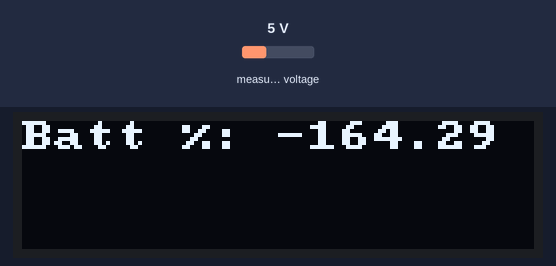
Simulated run of this program. Board: ESP32 board running MicroPython. Shown: 128×32 one-colour display. Inputs (shaded band) come from the test bench; at power-on: measured voltage 5 V. Library files of the repository ran but are not shown: SSD1306.py.

Above: at 0.1 s.

The program:

main.py
```python
from machine import I2C, Pin, Timer
from SSD1306 import SSD1306
from INA219BIDR import INA219BIDR
import time


class Robot:
    def __init__(self):
        self.i2c = I2C(0, scl=Pin(33), sda=Pin(32), freq=400000)
        self.screen = SSD1306(self.i2c)
        self.power_monitor = INA219BIDR(self.i2c)
        self.battery_charge_level()
        self.initialize_screen_updates_timer()
        # self.motors = MotorControl()


    def initialize_screen_updates_timer(self):
        screen_timer = Timer(1)
        screen_timer.init(period=30000, mode=Timer.PERIODIC, callback=self.display_refresh)

    def display_refresh(self, timer):
        self.battery_charge_level()

    def battery_charge_level(self):
        current_batt_v = self.power_monitor.get_battery_charge()
        # self.screen.write_text(f'Batt V: {current_batt_v[0]}', 0)
        self.screen.write_text(f'Batt %: {current_batt_v[1]}', 0)

    def test_run(self):
        self.motors.set_motors_direction('left', 'forward')
        self.motors.set_motors_direction('right', 'forward')
        self.motors.set_motors_pwm('left', 150)
        self.motors.set_motors_pwm('right', 150)
        time.sleep(15)
        self.motors.stop_all_motors()


al_jazari = Robot()
# al_jazari.test_run()
# al_jazari.motors.test_run()
```

INA219BIDR.py
```python
from machine import I2C, Pin
import time

class INA219BIDR:
    POWER_MONITOR_I2C_ADDR = 0x42 # I2C address of the power monitor IC
    BUS_VOLTAGE_REG = 0x02 # bus voltage measurement register address
    BATT_EMPTY_VOLT = 9.6
    BATT_FULL_VOLT = 12.4

    def __init__(self, i2c):
        self.i2c = i2c
        self.battery_readings = []
        self.window_size = 10

    def get_battery_charge(self):
        voltage_measurement = self.measure_voltage()
        percentage = round((voltage_measurement - self.BATT_EMPTY_VOLT) / (self.BATT_FULL_VOLT - self.BATT_EMPTY_VOLT) * (100 - 0),2)
        return [voltage_measurement, percentage]

    def measure_voltage(self): # moving average measurements
        raw_voltage_measurement = self.read_bytes(self.POWER_MONITOR_I2C_ADDR, self.BUS_VOLTAGE_REG, 2)
        voltage_measurement = (int.from_bytes(raw_voltage_measurement) >> 3) * 0.004 # val shifted 3 times and multiplied by 0.004
        self.battery_readings.append(voltage_measurement)
        if len(self.battery_readings) > self.window_size:
            self.battery_readings.pop(0)

        return round(sum(self.battery_readings)/len(self.battery_readings), 2)

    def read_bytes(self, address, reg_addr, number_of_bytes):
        return self.i2c.readfrom_mem(address, reg_addr, number_of_bytes)

    def write_byte(self,address ,reg_addr, val):
        self.i2c.writeto_mem(address, reg_addr, bytes([val]))


if __name__ == "__main__":
    i2c_chan = I2C(0, scl=Pin(33), sda=Pin(32), freq=400000)
    battery_monitor = INA219BIDR(i2c_chan)

    for x in range(100):
        volt = battery_monitor.measure_voltage()
        print(volt)
        time.sleep(1)
```
